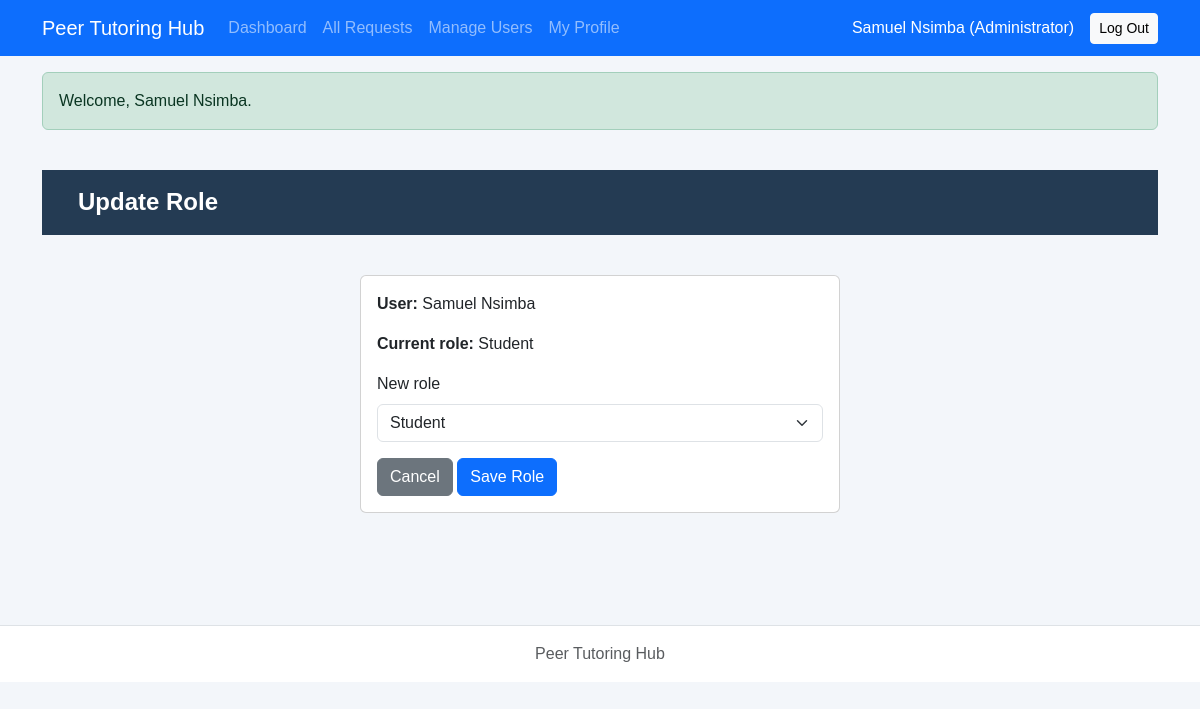
/php/update-role.php?user_id=1 (signed in), run on the app's committed database.
### tables this page shows
CREATE TABLE users (
    user_id       INTEGER PRIMARY KEY,
    full_name     TEXT NOT NULL,
    email         TEXT NOT NULL UNIQUE,
    password_hash TEXT NOT NULL,
    role          TEXT NOT NULL CHECK (role IN ('Student', 'Tutor', 'Administrator')),
    status        TEXT NOT NULL DEFAULT 'Active' CHECK (status IN ('Active', 'Inactive')),
    created_at    TEXT NOT NULL DEFAULT CURRENT_TIMESTAMP
);

### repositories/userPDO.php (called while the page is built, shortened)
<?php
function findUserById($pdo, $userId)
{
    $stmt = $pdo->prepare('SELECT user_id, full_name, email, password_hash, role, status, created_at FROM users WHERE user_id = ?');
    $stmt->execute([$userId]);
    return $stmt->fetch();
}
function countRequestsForUser($pdo, $userId)
{
    $stmt = $pdo->prepare('SELECT COUNT(*) FROM tutoring_requests r JOIN students s ON r.student_id = s.student_id WHERE s.user_id = ?');
    $stmt->execute([$userId]);
    return (int)$stmt->fetchColumn();
}

### services/userService.php (called while the page is built, shortened)
<?php
require_once dirname(__DIR__) . '/repositories/userPDO.php';
function publicUserFields($user)
{
    return [
        'user_id' => (int)$user['user_id'],
        'full_name' => $user['full_name'],
        'email' => $user['email'],
        'role' => $user['role'],
        'status' => $user['status'],
        'created_at' => $user['created_at'],
    ];
}
function getAccountForAdmin($pdo, $actor, $userId)
{
    $user = findUserById($pdo, (int)$userId);
    $details = publicUserFields($user);
    $details['request_count'] = countRequestsForUser($pdo, $details['user_id']);
    return $details;
}

### includes/auth.php (called while the page is built, shortened)
<?php
require_once dirname(__DIR__) . '/config/db.php';
require_once dirname(__DIR__) . '/services/userService.php';
function takeFlashes()
{
    $f = $_SESSION['flash'] ?? [];
    return $f;
}
function currentUser($pdo = null)
{
    $now = time();
    $pdo = $pdo ?: openDatabase();
    $user = findUserById($pdo, (int)$_SESSION['user_id']);
    return publicUserFields($user);
}
function requireLogin($pdo = null)
{
    $user = currentUser($pdo);
    return $user;
}
function requireRole(array $roles, $pdo = null)
{
    $user = requireLogin($pdo);
    return $user;
}
function e($value)
{
    return htmlspecialchars((string)$value, ENT_QUOTES, 'UTF-8');
}

### php/update-role.php (the view, shortened to what this page needs)
<?php
require_once __DIR__ . '/../includes/auth.php';
$admin = requireRole(['Administrator']);
$pdo = openDatabase();
$id = filter_input(($_SERVER['REQUEST_METHOD'] ?? '') === 'POST' ? INPUT_POST : INPUT_GET, 'user_id', FILTER_VALIDATE_INT);
$account = getAccountForAdmin($pdo, $admin, $id);
require __DIR__ . '/../includes/header.php';
require __DIR__ . '/../includes/nav.php';
?>
<main class="container py-4">
  <h1>Update Role</h1>
  <div class="card auth-card"><div class="card-body">
    <p><strong>User:</strong> <?= e($account['full_name']) ?></p>
    <p><strong>Current role:</strong> <?= e($account['role']) ?></p>
    <form method="post" action="update-role.php">
      <label class="form-label" for="role">New role</label>
      <select class="form-select mb-3" id="role" name="role" required>
        <?php foreach (USER_ROLES as $r): ?><option value="<?= e($r) ?>" <?= $r === $account['role'] ? 'selected' : '' ?>><?= e($r) ?></option><?php endforeach; ?>
      </select>
      <a class="btn btn-secondary" href="user-details.php?user_id=<?= (int)$account['user_id'] ?>">Cancel</a>
      <button class="btn btn-primary" type="submit">Save Role</button>
    </form>
  </div></div>
</main>
<?php require __DIR__ . '/../includes/footer.php'; ?>

### includes/nav.php (shortened to what this page needs)
<?php
$navUser = function_exists('currentUser') ? currentUser() : null;
?>
<nav class="navbar navbar-expand-lg navbar-dark bg-primary">
  <div class="container">
    <a class="navbar-brand" href="<?= $navUser ? 'dashboard.php' : 'login.php' ?>">Peer Tutoring Hub</a>
    <div class="navbar-nav me-auto">
      <?php if ($navUser): ?>
        <a class="nav-link" href="dashboard.php">Dashboard</a>
        <?php if ($navUser['role'] === 'Student'): ?>
          <a class="nav-link" href="requests.php">My Requests</a>
          <a class="nav-link" href="request-form.php">Request a Session</a>
        <?php elseif ($navUser['role'] === 'Administrator'): ?>
          <a class="nav-link" href="requests.php">All Requests</a>
          <a class="nav-link" href="manage-users.php">Manage Users</a>
        <?php endif; ?>
        <a class="nav-link" href="profile.php">My Profile</a>
      <?php endif; ?>
    </div>
    <div class="navbar-nav align-items-center">
      <?php if ($navUser): ?>
        <span class="navbar-text text-white me-3"><?= htmlspecialchars($navUser['full_name'] . ' (' . $navUser['role'] . ')', ENT_QUOTES, 'UTF-8') ?></span>
        <form method="post" action="logout.php" class="d-inline m-0 p-0 nav-logout">
          <button type="submit" class="btn btn-sm btn-light">Log Out</button>
        </form>
      <?php else: ?>
        <a class="nav-link" href="login.php">Log In</a>
        <a class="nav-link" href="register.php">Create Account</a>
      <?php endif; ?>
    </div>
  </div>
</nav>
<?php if (function_exists('takeFlashes')): foreach (takeFlashes() as $flash): ?>
  <div class="container mt-3"><div class="alert alert-<?= htmlspecialchars($flash['type'], ENT_QUOTES, 'UTF-8') ?>"><?= htmlspecialchars($flash['message'], ENT_QUOTES, 'UTF-8') ?></div></div>
<?php endforeach; endif; ?>

### css/styles.css (style rules this page uses)
* { box-sizing: border-box; }
body { margin: 0; min-height: 100vh; font-family: Arial, Helvetica, sans-serif; color: #1f2937; background-color: #f3f6fa; }
h1 { margin: 0; padding: 18px 36px; color: #ffffff; font-size: 24px; font-weight: 700; background-color: #243b53; }
.auth-card { max-width: 480px; margin: 40px auto; }
.nav-logout { box-shadow: none; background: none; }

### data on the page
users: full_name+role "Samuel Nsimba (Administrator)"
users: full_name "Samuel Nsimba", role "Student"

### other printed values
$flash['message'] "Welcome, Samuel Nsimba."
form field role "Student"
